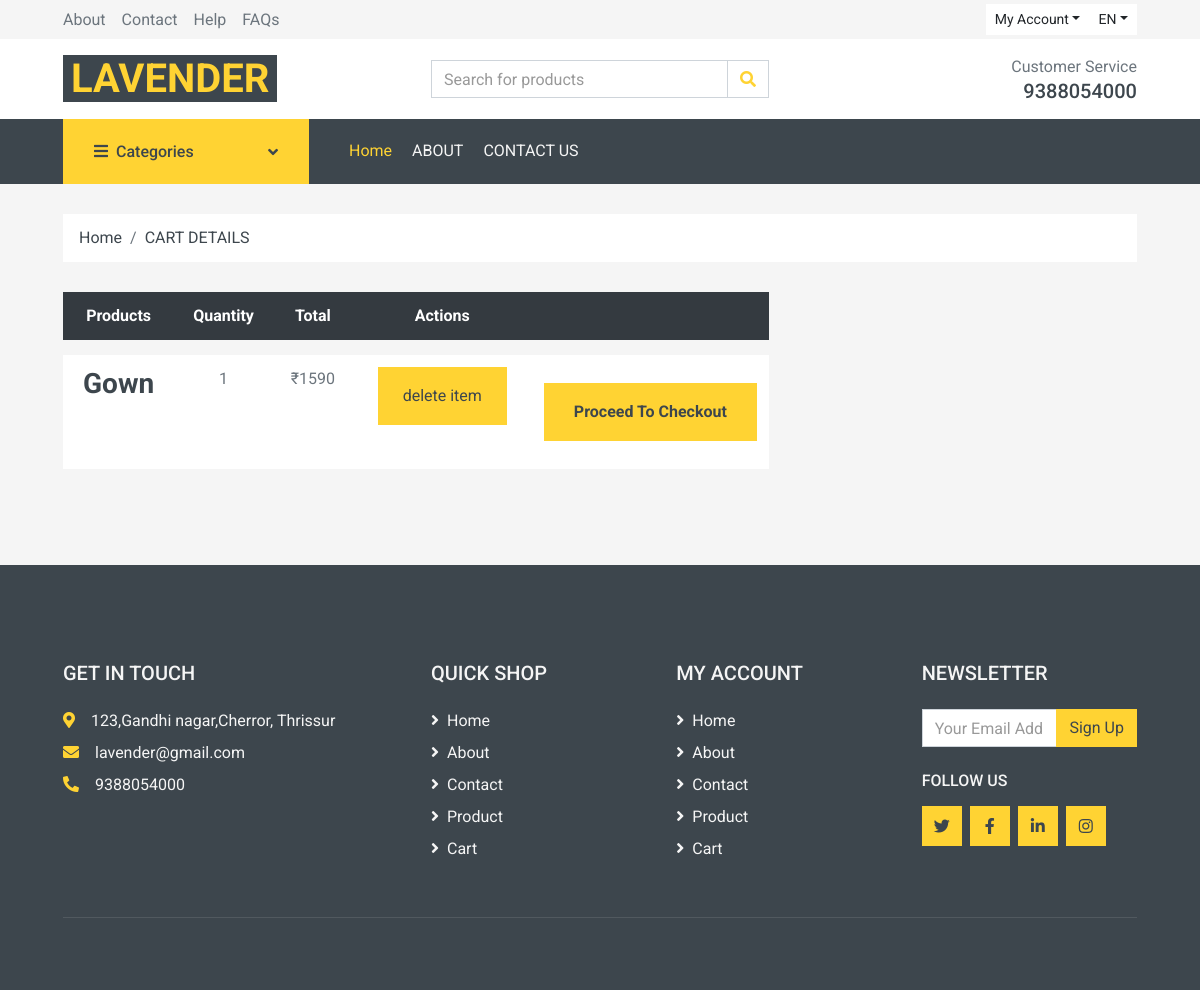
Page /cart/ on the committed database.
### WomenWeb/models.py (models this page shows)
class itemcart(models.Model):
    Product=models.CharField(max_length=100,null=True,blank=True)
    quantity=models.IntegerField(null=True,blank=True)
    totalprice=models.IntegerField(null=True,blank=True)

### WomenWeb/views.py (the view)
# urls.py: path('cart/', views.cart, name='cart'),
def cart(request):
    datas =itemcart.objects.all()
    return render(request,"cart.html",{'data':datas})

### WomenWeb/templates/cart.html (shortened to what this page needs)
<!DOCTYPE html>
{% load static %}
<html lang="en">
<head>
    <link href="https://cdnjs.cloudflare.com/ajax/libs/font-awesome/5.10.0/css/all.min.css" rel="stylesheet">
    <link href="{% static 'lib/animate/animate.min.css' %}" rel="stylesheet">
    <link href="{% static 'lib/owlcarousel/assets/owl.carousel.min.css' %}" rel="stylesheet">
    <link href="{% static 'css/style.css' %}" rel="stylesheet">
</head>
<body>
    <div class="container-fluid">
        <div class="row bg-secondary py-1 px-xl-5">
            <div class="col-lg-6 d-none d-lg-block">
                <div class="d-inline-flex align-items-center h-100">
                    <a class="text-body mr-3" href="">About</a>
                    <a class="text-body mr-3" href="">Contact</a>
                    <a class="text-body mr-3" href="">Help</a>
                    <a class="text-body mr-3" href="">FAQs</a>
                </div>
            </div>
            <div class="col-lg-6 text-center text-lg-right">
                <div class="d-inline-flex align-items-center">
                    <div class="btn-group">
                        <button type="button" class="btn btn-sm btn-light dropdown-toggle" data-toggle="dropdown">My Account</button>
                    </div>
                    <div class="btn-group">
                        <button type="button" class="btn btn-sm btn-light dropdown-toggle" data-toggle="dropdown">EN</button>
                    </div>
                </div>
            </div>
        </div>
        <div class="row align-items-center bg-light py-3 px-xl-5 d-none d-lg-flex">
            <div class="col-lg-4">
                <a href="" class="text-decoration-none">
                    <span class="h1 text-uppercase text-primary bg-dark px-2">LAVENDER</span>
                </a>
            </div>
            <div class="col-lg-4 col-6 text-left">
                <form action="">
                    <div class="input-group">
                        <input type="text" class="form-control" placeholder="Search for products">
                        <div class="input-group-append">
                            <span class="input-group-text bg-transparent text-primary">
                                <i class="fa fa-search"></i>
                            </span>
                        </div>
                    </div>
                </form>
            </div>
            <div class="col-lg-4 col-6 text-right">
                <p class="m-0">Customer Service</p>
                <h5 class="m-0">9388054000</h5>
            </div>
        </div>
    </div>
    <div class="container-fluid bg-dark mb-30">
        <div class="row px-xl-5">
            <div class="col-lg-3 d-none d-lg-block">
                <a class="btn d-flex align-items-center justify-content-between bg-primary w-100" data-toggle="collapse" href="#navbar-vertical" style="height: 65px; padding: 0 30px;">
                   <h6 class="text-dark m-0"><i class="fa fa-bars mr-2"></i>Categories</h6>
                    <i class="fa fa-angle-down text-dark"></i>
                </a>
            </div>
            <div class="col-lg-9">
                <nav class="navbar navbar-expand-lg bg-dark navbar-dark py-3 py-lg-0 px-0">
                     <div class="collapse navbar-collapse justify-content-between" id="navbarCollapse">
                        <div class="navbar-nav mr-auto py-0">
                            <a href="{% url 'mainpage' %}" class="nav-item nav-link active">Home</a>
                            <a href="{% url 'Aboutpage' %}" class="nav-item nav-link">ABOUT</a>
                            <a href="{% url 'Contactpage' %}" class="nav-item nav-link">CONTACT US</a>
                        </div>
                    </div>
                </nav>
            </div>
        </div>
    </div>
    <div class="container-fluid">
        <div class="row px-xl-5">
            <div class="col-12">
                <nav class="breadcrumb bg-light mb-30">
                    <a class="breadcrumb-item text-dark" href="{% url 'mainpage' %}">Home</a>
                    <a class="breadcrumb-item text-dark" href="{% url 'cart' %}">CART DETAILS</a>
                </nav>
            </div>
        </div>
    </div>
     <div class="container-fluid">
        <div class="row px-xl-5">
            <div class="col-lg-8 table-responsive mb-5">
                <table class="table table-light table-borderless table-hover text-center mb-0">
                    <thead class="thead-dark">
                        <tr>
                            <th>Products</th>
                            <th>Quantity</th>
                            <th>Total</th>
                            <th>Actions</th>
                            <th> </th>
                        </tr>
                    </thead>
                     <tbody>
							{% for d in data %}
						      <tr class="text-center">
						        <td class="product-name">
						        	<h3>{{d.Product}}</h3>
						        </td>
						        <td class="price">{{d.quantity}}</td>
						        <td class="total">₹{{d.totalprice}}</td>
                                  <td class="product-remove">
									   <form action="{% url 'deletecart' dataid=d.id %}">
                                <button type="submit" class="btn btn-primary py-3 px-4"><span aria-hidden="true">delete item</span></button>
                            </form>
								   </td>
                                  <td>
                                       <form action="{% url 'billingpage' %}" enctype="multipart/form-data">
                        <button class="btn btn-block btn-primary font-weight-bold my-3 py-3">Proceed To Checkout</button>
                            </form>
                                  </td>
						      </tr>
							{% endfor %}
						    </tbody>
                </table>
            </div></div>
            </div>
    <div class="container-fluid bg-dark text-secondary mt-5 pt-5">
        <div class="row px-xl-5 pt-5">
            <div class="col-lg-4 col-md-12 mb-5 pr-3 pr-xl-5">
                <h5 class="text-secondary text-uppercase mb-4">Get In Touch</h5>
                <p class="mb-2"><i class="fa fa-map-marker-alt text-primary mr-3"></i>123,Gandhi nagar,Cherror, Thrissur</p>
                <p class="mb-2"><i class="fa fa-envelope text-primary mr-3"></i>lavender@gmail.com</p>
                <p class="mb-0"><i class="fa fa-phone-alt text-primary mr-3"></i>9388054000</p>
            </div>
            <div class="col-lg-8 col-md-12">
                <div class="row">
                    <div class="col-md-4 mb-5">
                        <h5 class="text-secondary text-uppercase mb-4">Quick Shop</h5>
                         <div class="d-flex flex-column justify-content-start">
                            <a class="text-secondary mb-2" href="#"><i class="fa fa-angle-right mr-2"></i>Home</a>
                            <a class="text-secondary mb-2" href="#"><i class="fa fa-angle-right mr-2"></i>About</a>
                            <a class="text-secondary mb-2" href="#"><i class="fa fa-angle-right mr-2"></i>Contact</a>
                            <a class="text-secondary mb-2" href="#"><i class="fa fa-angle-right mr-2"></i>Product</a>
                            <a class="text-secondary mb-2" href="#"><i class="fa fa-angle-right mr-2"></i>Cart</a>
                        </div>
                    </div>
                    <div class="col-md-4 mb-5">
                        <h5 class="text-secondary text-uppercase mb-4">My Account</h5>
                        <div class="d-flex flex-column justify-content-start">
                            <a class="text-secondary mb-2" href="#"><i class="fa fa-angle-right mr-2"></i>Home</a>
                            <a class="text-secondary mb-2" href="#"><i class="fa fa-angle-right mr-2"></i>About</a>
                            <a class="text-secondary mb-2" href="#"><i class="fa fa-angle-right mr-2"></i>Contact</a>
                            <a class="text-secondary mb-2" href="#"><i class="fa fa-angle-right mr-2"></i>Product</a>
                            <a class="text-secondary mb-2" href="#"><i class="fa fa-angle-right mr-2"></i>Cart</a>
                        </div>
                    </div>
                    <div class="col-md-4 mb-5">
                        <h5 class="text-secondary text-uppercase mb-4">Newsletter</h5>
                        <form action="">
                            <div class="input-group">
                                <input type="text" class="form-control" placeholder="Your Email Address">
                                <div class="input-group-append">
                                    <button class="btn btn-primary">Sign Up</button>
                                </div>
                            </div>
                        </form>
                        <h6 class="text-secondary text-uppercase mt-4 mb-3">Follow Us</h6>
                        <div class="d-flex">
                            <a class="btn btn-primary btn-square mr-2" href="#"><i class="fab fa-twitter"></i></a>
                            <a class="btn btn-primary btn-square mr-2" href="#"><i class="fab fa-facebook-f"></i></a>
                            <a class="btn btn-primary btn-square mr-2" href="#"><i class="fab fa-linkedin-in"></i></a>
                            <a class="btn btn-primary btn-square" href="#"><i class="fab fa-instagram"></i></a>
                        </div>
                    </div>
                </div>
            </div>
        </div>
        <div class="row border-top mx-xl-5 py-4" style="border-color: rgba(256, 256, 256, .1) !important;">
            <div class="col-md-6 px-xl-0 text-center text-md-right">
            </div>
        </div>
    </div>
</body>
</body>
</html>

### rows in the picture
itemcart: Product "Gown", quantity "1", totalprice "1590"
